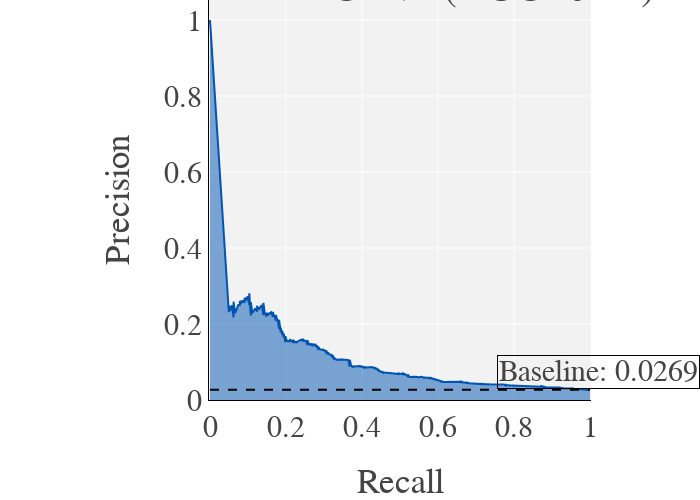

Source (notebook cell):
### Code cell
# Predict on y test
y_pred = best_model.predict_proba(X_test)[::,1]

precision, recall, thresholds = precision_recall_curve(y_test,  y_pred)

precision_qda, recall_qda = precision, recall

auc_precision_recall = auc(recall, precision)

auc_precision_recall_qda = auc_precision_recall

fig = px.area(
    x=recall, y=precision,
    title=f'Precision-Recall Curve (AUC={auc_precision_recall:.2f})',
    labels=dict(x='Recall', y='Precision'),
    width=700, height=500
)
fig.add_shape(
    type='line', line=dict(dash='dash'),
    x0=0, x1=1, y0=baseline, y1=baseline
)
fig.update_yaxes(scaleanchor="x", scaleratio=1)
fig.update_xaxes(constrain='domain')

fig.add_annotation(text=f'Baseline: {baseline:.4f}',
                    align='left',
                    showarrow=False,
                    xref='paper',
                    yref='paper',
                    x=1.0,
                    y=baseline,
                    bordercolor='black',
                    borderwidth=1)

fig.show()

fig.write_image("images/results/PRC_governance_qda.png")

### Figure 1 — Plotly figure (JSON) as saved in the notebook; plotly's stock layout.template omitted (floating-point values rounded to 4 significant figures; data arrays with more than 128 entries replaced by an {"elided": "..."} marker saying what was removed)
{"data": [{"fillpattern": {"shape": ""}, "hovertemplate": "Recall=%{x}<br>Precision=%{y}<extra></extra>", "legendgroup": "", "line": {"color": "#0055B3"}, "marker": {"symbol": "circle"}, "mode": "lines", "name": "", "orientation": "v", "showlegend": false, "stackgroup": "1", "type": "scatter", "x": {"elided": "8935 float values"}, "xaxis": "x", "y": {"elided": "8935 float values"}, "yaxis": "y"}], "layout": {"annotations": [{"align": "left", "bordercolor": "black", "borderwidth": 1, "showarrow": false, "text": "Baseline: 0.0269", "x": 1, "xref": "paper", "y": 0.02689, "yref": "paper"}], "height": 500, "legend": {"tracegroupgap": 0}, "shapes": [{"line": {"dash": "dash"}, "type": "line", "x0": 0, "x1": 1, "y0": 0.02689, "y1": 0.02689}], "title": {"text": "Precision-Recall Curve (AUC=0.12)"}, "width": 700, "xaxis": {"anchor": "y", "constrain": "domain", "domain": [0, 1], "title": {"text": "Recall"}}, "yaxis": {"anchor": "x", "domain": [0, 1], "scaleanchor": "x", "scaleratio": 1, "title": {"text": "Precision"}}}}
